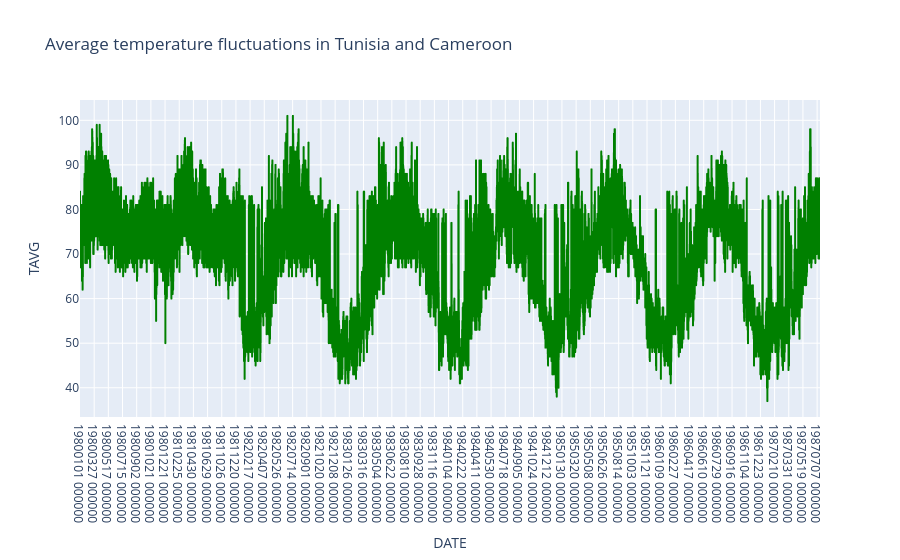

The notebook cell saved with this chart:
### Code cell
fig = px.line(df[(df['COUNTRY'] == "Tunisia") | (df['COUNTRY'] == "Cameroon")], x='DATE', y='TAVG', title='Average temperature fluctuations in Tunisia and Cameroon') # x is date always
fig.update_traces(line=dict(color='green'))

fig.show()

### Figure 1 — Plotly figure (JSON) as saved in the notebook; plotly's stock layout.template omitted (floating-point values rounded to 4 significant figures; data arrays with more than 128 entries replaced by an {"elided": "..."} marker saying what was removed)
{"data": [{"hovertemplate": "DATE=%{x}<br>TAVG=%{y}<extra></extra>", "legendgroup": "", "line": {"color": "green", "dash": "solid"}, "marker": {"symbol": "circle"}, "mode": "lines", "name": "", "showlegend": false, "type": "scattergl", "x": {"elided": "12896 str values"}, "xaxis": "x", "y": {"elided": "12896 int values"}, "yaxis": "y"}], "layout": {"legend": {"tracegroupgap": 0}, "title": {"text": "Average temperature fluctuations in Tunisia and Cameroon"}, "xaxis": {"anchor": "y", "domain": [0, 1], "title": {"text": "DATE"}}, "yaxis": {"anchor": "x", "domain": [0, 1], "title": {"text": "TAVG"}}}}
